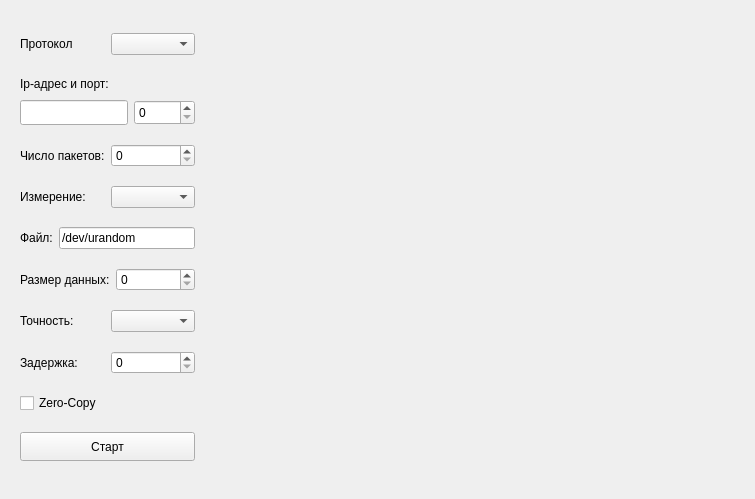
<?xml version="1.0" encoding="UTF-8"?>
<ui version="4.0">
 <class>SendTimestampWidget</class>
 <widget class="QWidget" name="SendTimestampWidget">
  <property name="geometry">
   <rect>
    <x>0</x>
    <y>0</y>
    <width>755</width>
    <height>499</height>
   </rect>
  </property>
  <property name="windowTitle">
   <string>Form</string>
  </property>
  <layout class="QHBoxLayout" name="horizontalLayout" stretch="0,10">
   <item>
    <layout class="QVBoxLayout" name="controlLayout">
     <property name="spacing">
      <number>6</number>
     </property>
     <item>
      <widget class="QWidget" name="controlWidget" native="true">
       <property name="maximumSize">
        <size>
         <width>16777215</width>
         <height>16777215</height>
        </size>
       </property>
       <layout class="QVBoxLayout" name="verticalLayout">
        <item>
         <layout class="QHBoxLayout" name="protocolLayout">
          <item>
           <widget class="QLabel" name="protocolLabel">
            <property name="text">
             <string>Протокол</string>
            </property>
           </widget>
          </item>
          <item>
           <widget class="QComboBox" name="protocolComboBox"/>
          </item>
         </layout>
        </item>
        <item>
         <layout class="QVBoxLayout" name="ipLayout">
          <item>
           <widget class="QLabel" name="ipLabel">
            <property name="maximumSize">
             <size>
              <width>16777215</width>
              <height>20</height>
             </size>
            </property>
            <property name="text">
             <string>Ip-адрес и порт:</string>
            </property>
           </widget>
          </item>
          <item>
           <layout class="QHBoxLayout" name="ipInputLayout">
            <item>
             <widget class="QLineEdit" name="ipEdit">
              <property name="minimumSize">
               <size>
                <width>0</width>
                <height>25</height>
               </size>
              </property>
             </widget>
            </item>
            <item>
             <widget class="QSpinBox" name="portSpinBox">
              <property name="minimumSize">
               <size>
                <width>0</width>
                <height>25</height>
               </size>
              </property>
              <property name="maximumSize">
               <size>
                <width>16777215</width>
                <height>25</height>
               </size>
              </property>
              <property name="maximum">
               <number>65535</number>
              </property>
             </widget>
            </item>
           </layout>
          </item>
         </layout>
        </item>
        <item>
         <layout class="QHBoxLayout" name="packetsCountLayout">
          <item>
           <widget class="QLabel" name="packetsCountLabel">
            <property name="maximumSize">
             <size>
              <width>16777215</width>
              <height>25</height>
             </size>
            </property>
            <property name="text">
             <string>Число пакетов:</string>
            </property>
           </widget>
          </item>
          <item>
           <widget class="QSpinBox" name="packetsCountComboBox">
            <property name="maximum">
             <number>9999</number>
            </property>
           </widget>
          </item>
         </layout>
        </item>
        <item>
         <layout class="QHBoxLayout" name="measureTypeLayout">
          <item>
           <widget class="QLabel" name="measureTypeLabel">
            <property name="text">
             <string>Измерение:</string>
            </property>
           </widget>
          </item>
          <item>
           <widget class="QComboBox" name="measureTypeComboBox"/>
          </item>
         </layout>
        </item>
        <item>
         <layout class="QHBoxLayout" name="fileLayout">
          <item>
           <widget class="QLabel" name="fileLabel">
            <property name="text">
             <string>Файл:</string>
            </property>
           </widget>
          </item>
          <item>
           <widget class="QLineEdit" name="fileLineEdit">
            <property name="text">
             <string>/dev/urandom</string>
            </property>
           </widget>
          </item>
         </layout>
        </item>
        <item>
         <layout class="QHBoxLayout" name="dataSizeLayout">
          <item>
           <widget class="QLabel" name="dataSizeLabel">
            <property name="text">
             <string>Размер данных:</string>
            </property>
           </widget>
          </item>
          <item>
           <widget class="QSpinBox" name="dataSizeSpinBox">
            <property name="maximum">
             <number>9999</number>
            </property>
           </widget>
          </item>
         </layout>
        </item>
        <item>
         <layout class="QHBoxLayout" name="accuracyLayout">
          <item>
           <widget class="QLabel" name="accuracyLabel">
            <property name="text">
             <string>Точность:</string>
            </property>
           </widget>
          </item>
          <item>
           <widget class="QComboBox" name="accuracyComboBox"/>
          </item>
         </layout>
        </item>
        <item>
         <layout class="QHBoxLayout" name="delayLayout">
          <item>
           <widget class="QLabel" name="delayLabel">
            <property name="text">
             <string>Задержка:</string>
            </property>
           </widget>
          </item>
          <item>
           <widget class="QSpinBox" name="delaySpinBox">
            <property name="maximum">
             <number>9999</number>
            </property>
           </widget>
          </item>
         </layout>
        </item>
        <item>
         <layout class="QHBoxLayout" name="zeroCopyLayout">
          <item>
           <widget class="QCheckBox" name="zeroCopyCheckBox">
            <property name="text">
             <string>Zero-Copy</string>
            </property>
           </widget>
          </item>
         </layout>
        </item>
        <item>
         <widget class="QPushButton" name="startButton">
          <property name="maximumSize">
           <size>
            <width>16777215</width>
            <height>29</height>
           </size>
          </property>
          <property name="text">
           <string>Старт</string>
          </property>
         </widget>
        </item>
       </layout>
      </widget>
     </item>
    </layout>
   </item>
   <item>
    <layout class="QVBoxLayout" name="resultLayout"/>
   </item>
  </layout>
 </widget>
 <pixmapfunction/>
 <connections/>
</ui>
